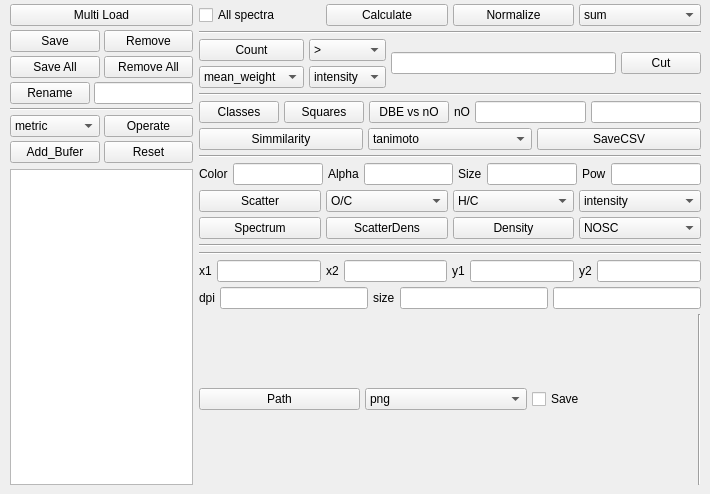
      <widget class="QWidget" name="tab">
       <attribute name="title">
        <string>analysis</string>
       </attribute>
       <widget class="QWidget" name="layoutWidget">
        <property name="geometry">
         <rect>
          <x>10</x>
          <y>4</y>
          <width>691</width>
          <height>481</height>
         </rect>
        </property>
        <layout class="QGridLayout" name="gridLayout_2">
         <item row="0" column="1">
          <layout class="QVBoxLayout" name="verticalLayout_8" stretch="1,3">
           <item>
            <layout class="QVBoxLayout" name="verticalLayout_6">
             <property name="spacing">
              <number>4</number>
             </property>
             <item>
              <widget class="QPushButton" name="multi_load">
               <property name="text">
                <string>Multi Load</string>
               </property>
              </widget>
             </item>
             <item>
              <layout class="QHBoxLayout" name="horizontalLayout_16">
               <item>
                <widget class="QPushButton" name="save_spectrum_2">
                 <property name="text">
                  <string>Save</string>
                 </property>
                </widget>
               </item>
               <item>
                <widget class="QPushButton" name="remove">
                 <property name="text">
                  <string>Remove</string>
                 </property>
                </widget>
               </item>
              </layout>
             </item>
             <item>
              <layout class="QHBoxLayout" name="horizontalLayout_30">
               <item>
                <widget class="QPushButton" name="save_all">
                 <property name="text">
                  <string>Save All</string>
                 </property>
                </widget>
               </item>
               <item>
                <widget class="QPushButton" name="clear">
                 <property name="text">
                  <string>Remove All</string>
                 </property>
                </widget>
               </item>
              </layout>
             </item>
             <item>
              <layout class="QHBoxLayout" name="horizontalLayout_24">
               <item>
                <widget class="QPushButton" name="rename">
                 <property name="text">
                  <string>Rename</string>
                 </property>
                </widget>
               </item>
               <item>
                <widget class="QLineEdit" name="rename_line"/>
               </item>
              </layout>
             </item>
             <item>
              <widget class="Line" name="line_3">
               <property name="orientation">
                <enum>Qt::Horizontal</enum>
               </property>
              </widget>
             </item>
             <item>
              <layout class="QHBoxLayout" name="horizontalLayout_18">
               <item>
                <widget class="QComboBox" name="arifm_box">
                 <item>
                  <property name="text">
                   <string>metric</string>
                  </property>
                 </item>
                 <item>
                  <property name="text">
                   <string>and</string>
                  </property>
                 </item>
                 <item>
                  <property name="text">
                   <string>+</string>
                  </property>
                 </item>
                 <item>
                  <property name="text">
                   <string>-</string>
                  </property>
                 </item>
                 <item>
                  <property name="text">
                   <string>xor</string>
                  </property>
                 </item>
                 <item>
                  <property name="text">
                   <string>int_sub</string>
                  </property>
                 </item>
                </widget>
               </item>
               <item>
                <widget class="QPushButton" name="operate">
                 <property name="text">
                  <string>Operate</string>
                 </property>
                </widget>
               </item>
              </layout>
             </item>
             <item>
              <layout class="QHBoxLayout" name="horizontalLayout_15">
               <item>
                <widget class="QPushButton" name="add">
                 <property name="text">
                  <string>Add_Bufer</string>
                 </property>
                </widget>
               </item>
               <item>
                <widget class="QPushButton" name="reset">
                 <property name="text">
                  <string>Reset</string>
                 </property>
                </widget>
               </item>
              </layout>
             </item>
            </layout>
           </item>
           <item>
            <widget class="QListWidget" name="listWidget"/>
           </item>
          </layout>
         </item>
         <item row="0" column="2">
          <layout class="QVBoxLayout" name="verticalLayout_7">
           <property name="spacing">
            <number>5</number>
           </property>
           <item>
            <layout class="QHBoxLayout" name="horizontalLayout_26">
             <item>
              <widget class="QCheckBox" name="all_spectra">
               <property name="text">
                <string>All spectra</string>
               </property>
              </widget>
             </item>
             <item>
              <widget class="QPushButton" name="calc_all">
               <property name="text">
                <string>Calculate</string>
               </property>
              </widget>
             </item>
             <item>
              <widget class="QPushButton" name="normalize">
               <property name="text">
                <string>Normalize</string>
               </property>
              </widget>
             </item>
             <item>
              <widget class="QComboBox" name="nomalize_box">
               <item>
                <property name="text">
                 <string>sum</string>
                </property>
               </item>
               <item>
                <property name="text">
                 <string>max</string>
                </property>
               </item>
               <item>
                <property name="text">
                 <string>mean</string>
                </property>
               </item>
               <item>
                <property name="text">
                 <string>median</string>
                </property>
               </item>
              </widget>
             </item>
            </layout>
           </item>
           <item>
            <widget class="Line" name="line_16">
             <property name="orientation">
              <enum>Qt::Horizontal</enum>
             </property>
            </widget>
           </item>
           <item>
            <layout class="QHBoxLayout" name="horizontalLayout_25">
             <item>
              <layout class="QVBoxLayout" name="verticalLayout_9">
               <item>
                <widget class="QPushButton" name="count">
                 <property name="text">
                  <string>Count</string>
                 </property>
                </widget>
               </item>
               <item>
                <widget class="QComboBox" name="func">
                 <item>
                  <property name="text">
                   <string>mean_weight</string>
                  </property>
                 </item>
                 <item>
                  <property name="text">
                   <string>mean</string>
                  </property>
                 </item>
                 <item>
                  <property name="text">
                   <string>median</string>
                  </property>
                 </item>
                 <item>
                  <property name="text">
                   <string>max</string>
                  </property>
                 </item>
                 <item>
                  <property name="text">
                   <string>min</string>
                  </property>
                 </item>
                 <item>
                  <property name="text">
                   <string>std</string>
                  </property>
                 </item>
                </widget>
               </item>
              </layout>
             </item>
             <item>
              <layout class="QVBoxLayout" name="verticalLayout_10">
               <item>
                <widget class="QComboBox" name="cut_box_2">
                 <item>
                  <property name="text">
                   <string>&gt;</string>
                  </property>
                 </item>
                 <item>
                  <property name="text">
                   <string>&lt;</string>
                  </property>
                 </item>
                 <item>
                  <property name="text">
                   <string>=</string>
                  </property>
                 </item>
                </widget>
               </item>
               <item>
                <widget class="QComboBox" name="cut_box">
                 <item>
                  <property name="text">
                   <string>intensity</string>
                  </property>
                 </item>
                 <item>
                  <property name="text">
                   <string>mass</string>
                  </property>
                 </item>
                 <item>
                  <property name="text">
                   <string>Ke</string>
                  </property>
                 </item>
                 <item>
                  <property name="text">
                   <string>KMD</string>
                  </property>
                 </item>
                 <item>
                  <property name="text">
                   <string>C</string>
                  </property>
                 </item>
                 <item>
                  <property name="text">
                   <string>H</string>
                  </property>
                 </item>
                 <item>
                  <property name="text">
                   <string>O</string>
                  </property>
                 </item>
                 <item>
                  <property name="text">
                   <string>N</string>
                  </property>
                 </item>
                 <item>
                  <property name="text">
                   <string>S</string>
                  </property>
                 </item>
                 <item>
                  <property name="text">
                   <string>H/C</string>
                  </property>
                 </item>
                 <item>
                  <property name="text">
                   <string>O/C</string>
                  </property>
                 </item>
                 <item>
                  <property name="text">
                   <string>AI</string>
                  </property>
                 </item>
                 <item>
                  <property name="text">
                   <string>CAI</string>
                  </property>
                 </item>
                 <item>
                  <property name="text">
                   <string>DBE</string>
                  </property>
                 </item>
                 <item>
                  <property name="text">
                   <string>DBE_AI</string>
                  </property>
                 </item>
                 <item>
                  <property name="text">
                   <string>DBE-O</string>
                  </property>
                 </item>
                 <item>
                  <property name="text">
                   <string>DBE-OC</string>
                  </property>
                 </item>
                 <item>
                  <property name="text">
                   <string>CRAM</string>
                  </property>
                 </item>
                 <item>
                  <property name="text">
                   <string>NOSC</string>
                  </property>
                 </item>
                </widget>
               </item>
              </layout>
             </item>
             <item>
              <widget class="QLineEdit" name="cut_line"/>
             </item>
             <item>
              <widget class="QPushButton" name="cut">
               <property name="text">
                <string>Cut</string>
               </property>
              </widget>
             </item>
            </layout>
           </item>
           <item>
            <widget class="Line" name="line_7">
             <property name="orientation">
              <enum>Qt::Horizontal</enum>
             </property>
            </widget>
           </item>
           <item>
            <layout class="QHBoxLayout" name="horizontalLayout_17">
             <item>
              <widget class="QPushButton" name="classes">
               <property name="text">
                <string>Classes</string>
               </property>
              </widget>
             </item>
             <item>
              <widget class="QPushButton" name="square_density_plot">
               <property name="text">
                <string>Squares</string>
               </property>
              </widget>
             </item>
             <item>
              <widget class="QPushButton" name="plot_dbe">
               <property name="text">
                <string>DBE vs nO</string>
               </property>
              </widget>
             </item>
             <item>
              <widget class="QLabel" name="label_18">
               <property name="text">
                <string>nO</string>
               </property>
              </widget>
             </item>
             <item>
              <widget class="QLineEdit" name="no_min"/>
             </item>
             <item>
              <widget class="QLineEdit" name="no_max"/>
             </item>
            </layout>
           </item>
           <item>
            <layout class="QHBoxLayout" name="horizontalLayout_21">
             <item>
              <widget class="QPushButton" name="plot_matrix">
               <property name="text">
                <string>Simmilarity</string>
               </property>
              </widget>
             </item>
             <item>
              <widget class="QComboBox" name="similarity_metric">
               <item>
                <property name="text">
                 <string>tanimoto</string>
                </property>
               </item>
               <item>
                <property name="text">
                 <string>jaccard</string>
                </property>
               </item>
               <item>
                <property name="text">
                 <string>cosine</string>
                </property>
               </item>
              </widget>
             </item>
             <item>
              <widget class="QPushButton" name="save_csv">
               <property name="text">
                <string>SaveCSV</string>
               </property>
              </widget>
             </item>
            </layout>
           </item>
           <item>
            <widget class="Line" name="line_8">
             <property name="orientation">
              <enum>Qt::Horizontal</enum>
             </property>
            </widget>
           </item>
           <item>
            <layout class="QHBoxLayout" name="horizontalLayout_20">
             <item>
              <widget class="QLabel" name="label_19">
               <property name="text">
                <string>Color</string>
               </property>
              </widget>
             </item>
             <item>
              <widget class="QLineEdit" name="color"/>
             </item>
             <item>
              <widget class="QLabel" name="label_20">
               <property name="text">
                <string>Alpha</string>
               </property>
              </widget>
             </item>
             <item>
              <widget class="QLineEdit" name="alpha"/>
             </item>
             <item>
              <widget class="QLabel" name="label_23">
               <property name="text">
                <string>Size</string>
               </property>
              </widget>
             </item>
             <item>
              <widget class="QLineEdit" name="size_volume"/>
             </item>
             <item>
              <widget class="QLabel" name="label_11">
               <property name="text">
                <string>Pow</string>
               </property>
              </widget>
             </item>
             <item>
              <widget class="QLineEdit" name="pow"/>
             </item>
            </layout>
           </item>
           <item>
            <layout class="QHBoxLayout" name="horizontalLayout_28">
             <item>
              <widget class="QPushButton" name="scatter">
               <property name="text">
                <string>Scatter</string>
               </property>
              </widget>
             </item>
             <item>
              <widget class="QComboBox" name="scatter_box_1">
               <item>
                <property name="text">
                 <string>O/C</string>
                </property>
               </item>
               <item>
                <property name="text">
                 <string>H/C</string>
                </property>
               </item>
               <item>
                <property name="text">
                 <string>Ke</string>
                </property>
               </item>
               <item>
                <property name="text">
                 <string>KMD</string>
                </property>
               </item>
               <item>
                <property name="text">
                 <string>intensity</string>
                </property>
               </item>
               <item>
                <property name="text">
                 <string>mass</string>
                </property>
               </item>
               <item>
                <property name="text">
                 <string>C</string>
                </property>
               </item>
               <item>
                <property name="text">
                 <string>H</string>
                </property>
               </item>
               <item>
                <property name="text">
                 <string>O</string>
                </property>
               </item>
               <item>
                <property name="text">
                 <string>N</string>
                </property>
               </item>
               <item>
                <property name="text">
                 <string>S</string>
                </property>
               </item>
               <item>
                <property name="text">
                 <string>CAI</string>
                </property>
               </item>
               <item>
                <property name="text">
                 <string>AI</string>
                </property>
               </item>
               <item>
                <property name="text">
                 <string>DBE</string>
                </property>
               </item>
               <item>
                <property name="text">
                 <string>DBE_AI</string>
                </property>
               </item>
               <item>
                <property name="text">
                 <string>DBE-O</string>
                </property>
               </item>
               <item>
                <property name="text">
                 <string>DBE-OC</string>
                </property>
               </item>
               <item>
                <property name="text">
                 <string>NOSC</string>
                </property>
               </item>
              </widget>
             </item>
             <item>
              <widget class="QComboBox" name="sactter_box_2">
               <item>
                <property name="text">
                 <string>H/C</string>
                </property>
               </item>
               <item>
                <property name="text">
                 <string>O/C</string>
                </property>
               </item>
               <item>
                <property name="text">
                 <string>KMD</string>
                </property>
               </item>
               <item>
                <property name="text">
                 <string>Ke</string>
                </property>
               </item>
               <item>
                <property name="text">
                 <string>NOSC</string>
                </property>
               </item>
               <item>
                <property name="text">
                 <string>intensity</string>
                </property>
               </item>
               <item>
                <property name="text">
                 <string>mass</string>
                </property>
               </item>
               <item>
                <property name="text">
                 <string>C</string>
                </property>
               </item>
               <item>
                <property name="text">
                 <string>H</string>
                </property>
               </item>
               <item>
                <property name="text">
                 <string>O</string>
                </property>
               </item>
               <item>
                <property name="text">
                 <string>N</string>
                </property>
               </item>
               <item>
                <property name="text">
                 <string>S</string>
                </property>
               </item>
               <item>
                <property name="text">
                 <string>CAI</string>
                </property>
               </item>
               <item>
                <property name="text">
                 <string>AI</string>
                </property>
               </item>
               <item>
                <property name="text">
                 <string>DBE</string>
                </property>
               </item>
               <item>
                <property name="text">
                 <string>DBE_AI</string>
                </property>
               </item>
               <item>
                <property name="text">
                 <string>DBE-O</string>
                </property>
               </item>
               <item>
                <property name="text">
                 <string>DBE-OC</string>
                </property>
               </item>
              </widget>
             </item>
             <item>
              <widget class="QComboBox" name="sactter_box_3">
               <item>
                <property name="text">
                 <string>intensity</string>
                </property>
               </item>
               <item>
                <property name="text">
                 <string>None</string>
                </property>
               </item>
               <item>
                <property name="text">
                 <string>Ke</string>
                </property>
               </item>
               <item>
                <property name="text">
                 <string>KMD</string>
                </property>
               </item>
               <item>
                <property name="text">
                 <string>mass</string>
                </property>
               </item>
               <item>
                <property name="text">
                 <string>NOSC</string>
                </property>
               </item>
               <item>
                <property name="text">
                 <string>C</string>
                </property>
               </item>
               <item>
                <property name="text">
                 <string>H</string>
                </property>
               </item>
               <item>
                <property name="text">
                 <string>O</string>
                </property>
               </item>
               <item>
                <property name="text">
                 <string>N</string>
                </property>
               </item>
               <item>
                <property name="text">
                 <string>S</string>
                </property>
               </item>
               <item>
                <property name="text">
                 <string>H/C</string>
                </property>
               </item>
               <item>
                <property name="text">
                 <string>O/C</string>
                </property>
               </item>
               <item>
                <property name="text">
                 <string>CAI</string>
                </property>
               </item>
               <item>
                <property name="text">
                 <string>AI</string>
                </property>
               </item>
               <item>
                <property name="text">
                 <string>DBE</string>
                </property>
               </item>
               <item>
                <property name="text">
                 <string>DBE_AI</string>
                </property>
               </item>
               <item>
                <property name="text">
                 <string>DBE-O</string>
                </property>
               </item>
               <item>
                <property name="text">
                 <string>DBE-OC</string>
                </property>
               </item>
              </widget>
             </item>
            </layout>
           </item>
           <item>
            <layout class="QHBoxLayout" name="horizontalLayout_29">
             <item>
              <widget class="QPushButton" name="plot_spectrum_2">
               <property name="text">
                <string>Spectrum</string>
               </property>
              </widget>
             </item>
             <item>
              <widget class="QPushButton" name="density_plot">
               <property name="text">
                <string>ScatterDens</string>
               </property>
              </widget>
             </item>
             <item>
              <widget class="QPushButton" name="density">
               <property name="text">
                <string>Density</string>
               </property>
              </widget>
             </item>
             <item>
              <widget class="QComboBox" name="density_box">
               <item>
                <property name="text">
                 <string>NOSC</string>
                </property>
               </item>
               <item>
                <property name="text">
                 <string>O/C</string>
                </property>
               </item>
               <item>
                <property name="text">
                 <string>H/C</string>
                </property>
               </item>
               <item>
                <property name="text">
                 <string>Ke</string>
                </property>
               </item>
               <item>
                <property name="text">
                 <string>KMD</string>
                </property>
               </item>
               <item>
                <property name="text">
                 <string>intensity</string>
                </property>
               </item>
               <item>
                <property name="text">
                 <string>mass</string>
                </property>
               </item>
               <item>
                <property name="text">
                 <string>C</string>
                </property>
               </item>
               <item>
                <property name="text">
                 <string>H</string>
                </property>
               </item>
               <item>
                <property name="text">
                 <string>O</string>
                </property>
               </item>
               <item>
                <property name="text">
                 <string>N</string>
                </property>
               </item>
               <item>
                <property name="text">
                 <string>S</string>
                </property>
               </item>
               <item>
                <property name="text">
                 <string>CAI</string>
                </property>
               </item>
               <item>
                <property name="text">
                 <string>AI</string>
                </property>
               </item>
               <item>
                <property name="text">
                 <string>DBE</string>
                </property>
               </item>
               <item>
                <property name="text">
                 <string>DBE_AI</string>
                </property>
               </item>
               <item>
                <property name="text">
                 <string>DBE-O</string>
                </property>
               </item>
               <item>
                <property name="text">
                 <string>DBE-OC</string>
                </property>
               </item>
              </widget>
             </item>
            </layout>
           </item>
           <item>
            <widget class="Line" name="line_14">
             <property name="orientation">
              <enum>Qt::Horizontal</enum>
             </property>
            </widget>
           </item>
           <item>
            <widget class="Line" name="line_6">
             <property name="orientation">
              <enum>Qt::Horizontal</enum>
             </property>
            </widget>
           </item>
           <item>
            <layout class="QHBoxLayout" name="horizontalLayout_14">
             <item>
              <widget class="QLabel" name="label_24">
               <property name="text">
                <string>x1</string>
               </property>
              </widget>
             </item>
             <item>
              <widget class="QLineEdit" name="x1"/>
             </item>
             <item>
              <widget class="QLabel" name="label_17">
               <property name="text">
                <string>x2</string>
               </property>
              </widget>
             </item>
             <item>
              <widget class="QLineEdit" name="x2"/>
             </item>
             <item>
              <widget class="QLabel" name="label_25">
               <property name="text">
                <string>y1</string>
               </property>
              </widget>
             </item>
             <item>
              <widget class="QLineEdit" name="y1"/>
             </item>
             <item>
              <widget class="QLabel" name="label_26">
               <property name="text">
                <string>y2</string>
               </property>
              </widget>
             </item>
             <item>
              <widget class="QLineEdit" name="y2"/>
             </item>
            </layout>
           </item>
           <item>
            <layout class="QHBoxLayout" name="horizontalLayout_13">
             <item>
              <widget class="QLabel" name="label_15">
               <property name="text">
                <string>dpi</string>
               </property>
              </widget>
             </item>
             <item>
              <widget class="QLineEdit" name="dpi_line"/>
             </item>
             <item>
              <widget class="QLabel" name="label_21">
               <property name="text">
                <string>size</string>
               </property>
              </widget>
             </item>
             <item>
              <widget class="QLineEdit" name="size_line"/>
             </item>
             <item>
              <widget class="QLineEdit" name="size_line_2"/>
             </item>
            </layout>
           </item>
           <item>
            <layout class="QHBoxLayout" name="horizontalLayout_27">
             <item>
              <widget class="QPushButton" name="path">
               <property name="text">
                <string>Path</string>
               </property>
              </widget>
             </item>
             <item>
              <widget class="QComboBox" name="format">
               <item>
                <property name="text">
                 <string>png</string>
                </property>
               </item>
               <item>
                <property name="text">
                 <string>svg</string>
                </property>
               </item>
               <item>
                <property name="text">
                 <string>pdf</string>
                </property>
               </item>
               <item>
                <property name="text">
                 <string>tif</string>
                </property>
               </item>
              </widget>
             </item>
             <item>
              <widget class="QCheckBox" name="save_box">
               <property name="text">
                <string>Save</string>
               </property>
              </widget>
             </item>
             <item>
              <widget class="Line" name="line_15">
               <property name="orientation">
                <enum>Qt::Vertical</enum>
               </property>
              </widget>
             </item>
            </layout>
           </item>
          </layout>
         </item>
        </layout>
       </widget>
      </widget>
